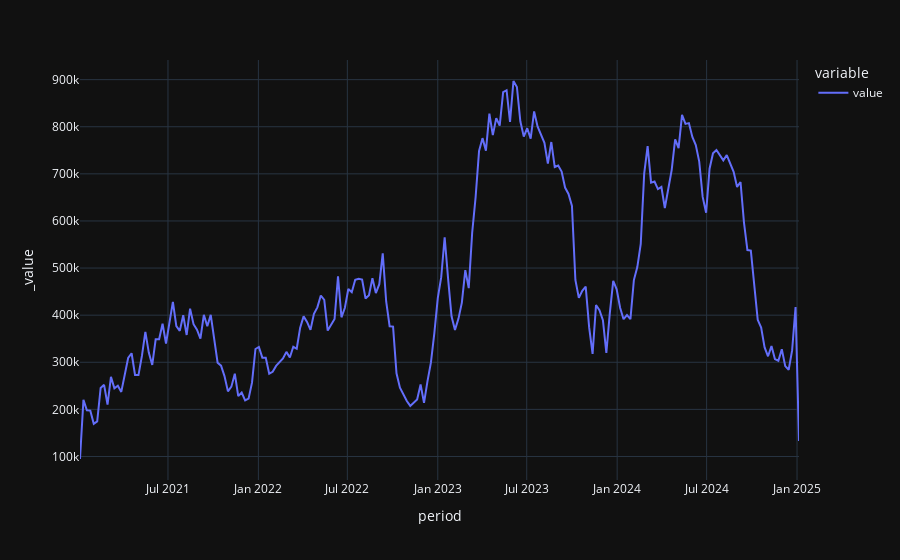

Here is the notebook cell this chart was saved with:
### Code cell
x = series.resample(RULE).sum()
x.plot()

### Figure 1 — Plotly figure (JSON) as saved in the notebook; plotly's stock layout.template omitted (floating-point values rounded to 4 significant figures; data arrays with more than 128 entries replaced by an {"elided": "..."} marker saying what was removed)
{"data": [{"hovertemplate": "variable=value<br>period=%{x}<br>_value=%{y}<extra></extra>", "legendgroup": "value", "line": {"color": "#636efa", "dash": "solid"}, "marker": {"symbol": "circle"}, "mode": "lines", "name": "value", "orientation": "v", "showlegend": true, "type": "scatter", "x": {"elided": "210 str values"}, "xaxis": "x", "y": {"elided": "210 int values"}, "yaxis": "y"}], "layout": {"legend": {"title": {"text": "variable"}, "tracegroupgap": 0}, "margin": {"t": 60}, "xaxis": {"anchor": "y", "domain": [0, 1], "title": {"text": "period"}}, "yaxis": {"anchor": "x", "domain": [0, 1], "title": {"text": "_value"}}}}
